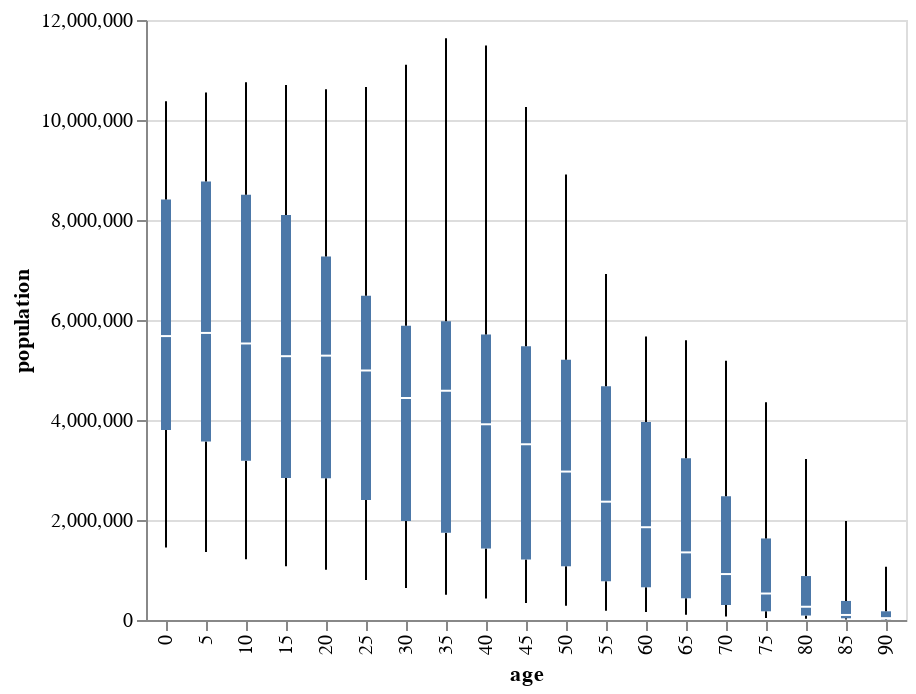

Notebook code cell kept with this figure:
### Markdown cell above
```python
import altair as alt
from vega_datasets import data

population = data.population.url

# Define aggregate fields
lower_box = 'q1(people):Q'
lower_whisker = 'min(people):Q'
upper_box = 'q3(people):Q'
upper_whisker = 'max(people):Q'

# Compose each layer individually
lower_plot = alt.Chart(population).mark_rule().encode(
    y=alt.Y(lower_whisker, axis=alt.Axis(title="population")),
    y2=lower_box,
    x='age:O'
)

middle_plot = alt.Chart(population).mark_bar(size=5.0).encode(
    y=lower_box,
    y2=upper_box,
    x='age:O'
)

upper_plot = alt.Chart(population).mark_rule().encode(
    y=upper_whisker,
    y2=upper_box,
    x='age:O'
)

middle_tick = alt.Chart(population).mark_tick(
    color='white',
    size=5.0
).encode(
    y='median(people):Q',
    x='age:O',
)

lower_plot + middle_plot + upper_plot + middle_tick
```

### Code cell
# Define aggregate fields
lower_box = "q1(people):Q"
lower_whisker = "min(people):Q"
upper_box = "q3(people):Q"
upper_whisker = "max(people):Q"

dataset("population") |>
@vlplot() +
@vlplot(:rule,enc={
    y={lower_whisker,axis={title="population"}},
    y2=lower_box,
    x="age:o"}) +
@vlplot(mark={:bar,size=5.},enc={
    y=lower_box,y2=upper_box,x="age:o"
    }) +
@vlplot(:rule,enc={y=upper_whisker,y2=upper_box,x="age:o"}) +
@vlplot(mark={:tick,color=:white,size=5.},enc={y="median(people):q",x="age:o"})

### Figure 1 — Vega-Lite specification as saved in the notebook (floating-point values rounded to 4 significant figures; data arrays with more than 128 entries replaced by an {"elided": "..."} marker saying what was removed)
{"data": {"values": {"elided": "570 records"}}, "layer": [{"encoding": {"x": {"field": "age", "type": "ordinal"}, "y": {"aggregate": "min", "axis": {"title": "population"}, "field": "people", "type": "quantitative"}, "y2": {"aggregate": "q1", "field": "people", "type": "quantitative"}}, "mark": "rule"}, {"encoding": {"x": {"field": "age", "type": "ordinal"}, "y": {"aggregate": "q1", "field": "people", "type": "quantitative"}, "y2": {"aggregate": "q3", "field": "people", "type": "quantitative"}}, "mark": {"size": 5, "type": "bar"}}, {"encoding": {"x": {"field": "age", "type": "ordinal"}, "y": {"aggregate": "max", "field": "people", "type": "quantitative"}, "y2": {"aggregate": "q3", "field": "people", "type": "quantitative"}}, "mark": "rule"}, {"encoding": {"x": {"field": "age", "type": "ordinal"}, "y": {"aggregate": "median", "field": "people", "type": "quantitative"}}, "mark": {"color": "white", "size": 5, "type": "tick"}}]}
